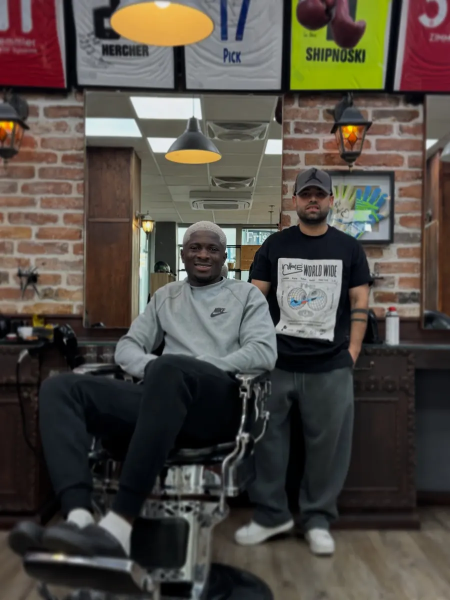
#> input picture design/original/gallery/blond.webp, 900 x 1200 px (shown at 1/2 size); its folder holds only this picture in this run
$ python grain.py
#> lines starting #> are read from the running program, lines starting #| are printed output that depends on the picture
"""Filmkorn auf die Website-Fotos rechnen.

Liest die unbearbeiteten Bilder aus design/original/ und schreibt die gekörnten Versionen
nach src/assets/. Galerie: Variante B (Film, ISO 800), alle anderen Fotos (Hero, Team,
Menü): Variante A (fein).

    pip install numpy pillow
    python3 scripts/grain.py
"""
from pathlib import Path

import numpy as np
from PIL import Image, ImageFilter

ROOT = Path(__file__).resolve().parent.parent
SRC = ROOT / 'design' / 'original'
DST = ROOT / 'src' / 'assets'

VARIANTS = {
    # fein & dezent
    'A': dict(amount=0.016, size=1.2),
    # Film, ISO 800: sichtbares, leicht farbiges Korn, etwas angehobenes Schwarz, leicht entsättigt
    'B': dict(amount=0.028, size=1.5, color=0.15, lift=0.03, contrast=1.05, sat=0.92),
}

def variant_for(rel):
    return 'B' if rel.startswith('gallery/') else 'A'


LUMA = np.array([0.2126, 0.7152, 0.0722], np.float32)


def noise(rng, h, w, size, color):
    """Gauß-Rauschen, auf Korngröße weichgezeichnet und wieder auf Standardabweichung 1 normiert."""
    def one():
        n = rng.normal(0, 1, (h, w)).astype(np.float32)
        if size > 1:
            im = Image.fromarray((n * 40 + 128).clip(0, 255).astype(np.uint8))
            n = (np.asarray(im.filter(ImageFilter.GaussianBlur(size * 0.5)), np.float32) - 128) / 40
            n /= n.std() + 1e-6
        return n

    mono = one()
    if not color:
        return np.stack([mono] * 3, -1)
    return np.stack([mono + color * one() for _ in range(3)], -1)


def grain(img, rng, amount, size, color=0.0, lift=0.0, contrast=1.0, sat=1.0):
#> called with amount = 0.028, size = 1.5, color = 0.15, lift = 0.03, contrast = 1.05, sat = 0.92
    a = np.asarray(img.convert('RGB'), np.float32) / 255
    h, w, _ = a.shape
#> h = 1200; w = 900
    a = (a - 0.5) * contrast + 0.5
    lum = a @ LUMA
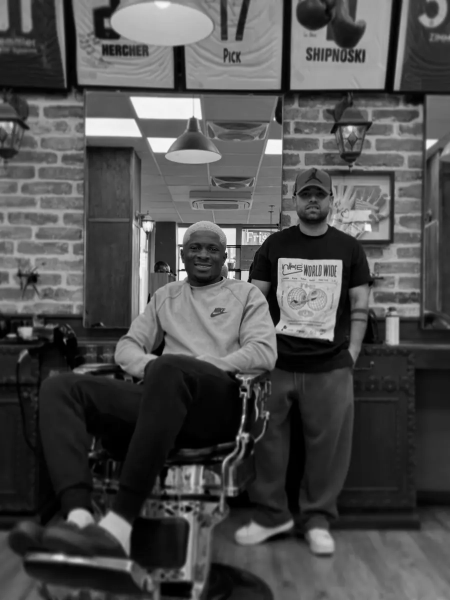
#> lum: shape (1200, 900) float32 (shown at 1/2 size); min -0.025, max 0.98, mean 0.284; drawn with min black and max white
    a = lum[..., None] + (a - lum[..., None]) * sat
    a = lift + a * (1 - lift)
    # Korn vor allem in den Mitteltönen, wie bei Film
    lum = np.clip(a @ LUMA, 0, 1)
    weight = 4 * lum * (1 - lum) + 0.35
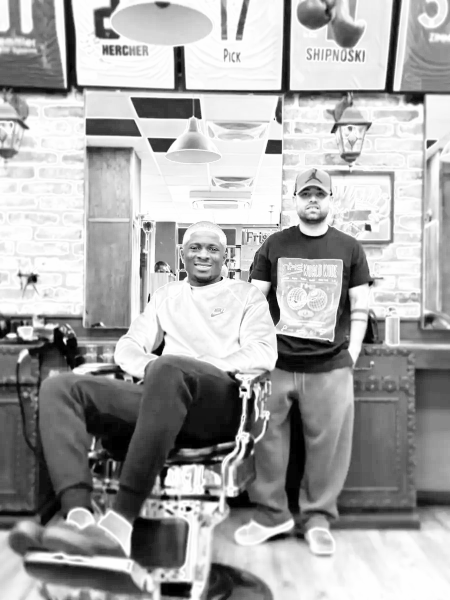
#> weight: shape (1200, 900) float32 (shown at 1/2 size); min 0.373, max 1.35, mean 1.02; drawn with min black and max white
    a = a + noise(rng, h, w, size, color) * amount * weight[..., None]
#> in one (call 2), `im = Image.fromarray((n * 40 + 128).clip(0, 255).astype(np.uint8))`:
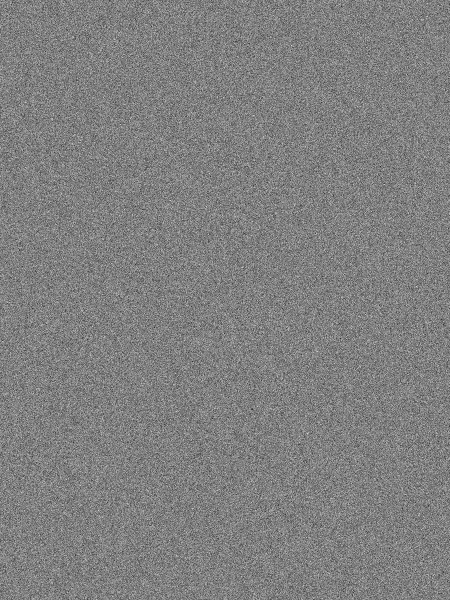
#> im: PIL image 900x1200 L (shown at 1/2 size); min 0, max 255, mean 127.5
#> in one (call 3), `n = rng.normal(0, 1, (h, w)).astype(np.float32)`:
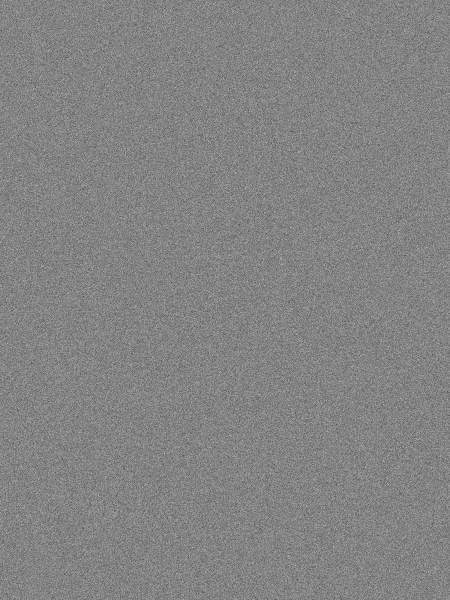
#> n: shape (1200, 900) float32 (shown at 1/2 size); min -5.36, max 5.03, mean 0.00148; drawn with min black and max white
#> in one (call 3), `n = (np.asarray(im.filter(ImageFilter.GaussianBlur(size * 0.5)), np.fl..`:
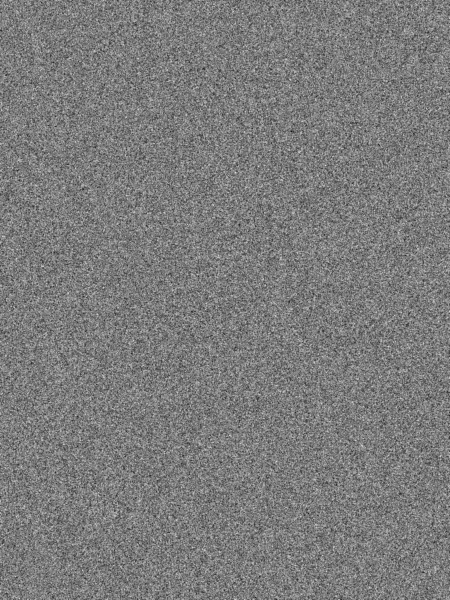
#> n: shape (1200, 900) float32 (shown at 1/2 size); min -1.83, max 1.9, mean -0.0134; drawn with min black and max white
#> in one (call 4), `im = Image.fromarray((n * 40 + 128).clip(0, 255).astype(np.uint8))`:
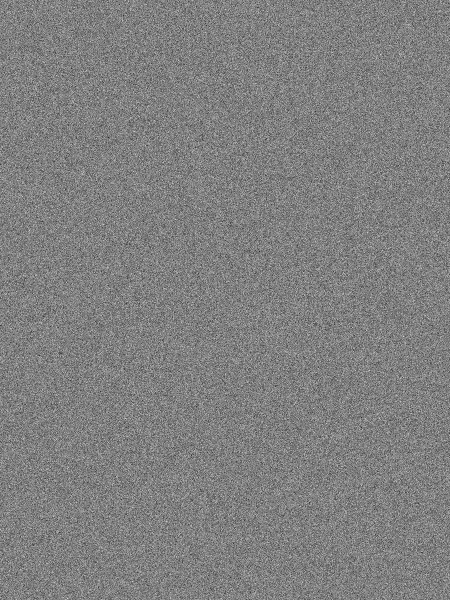
#> im: PIL image 900x1200 L (shown at 1/2 size); min 0, max 255, mean 127.6
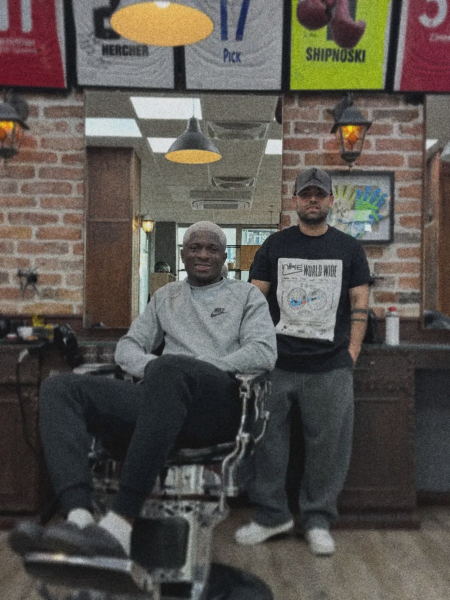
#> a: shape (1200, 900, 3) float32 (shown at 1/2 size); mean R, G, B 0.324, 0.302, 0.276; drawn with min black and max white
    return Image.fromarray((np.clip(a, 0, 1) * 255).astype(np.uint8))
#> returned value: PIL image 900x1200 RGB


def main():
    for i, src in enumerate(sorted(SRC.rglob('*.webp'))):
        rel = src.relative_to(SRC).as_posix()
        variant = variant_for(rel)
        out = grain(Image.open(src), np.random.default_rng(i + 1), **VARIANTS[variant])
        dst = DST / rel
        out.save(dst, 'WEBP', quality=82, method=6)
#> (the run stopped early here; a loop or call above may not have finished)

$ run again, on design/original/gallery/crew.webp
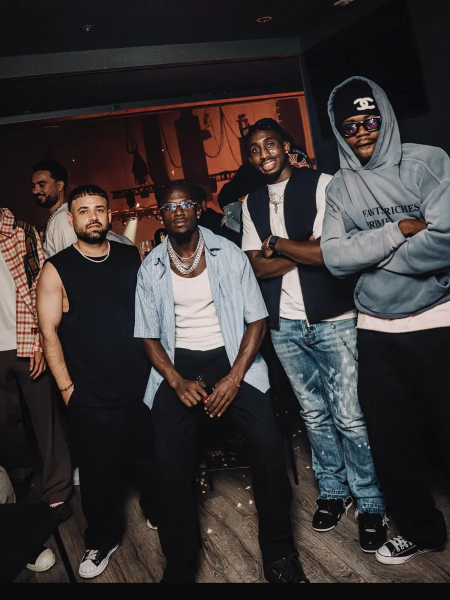
#> input picture design/original/gallery/crew.webp, 900 x 1200 px (shown at 1/2 size)
#> in grain, `lum = a @ LUMA`:
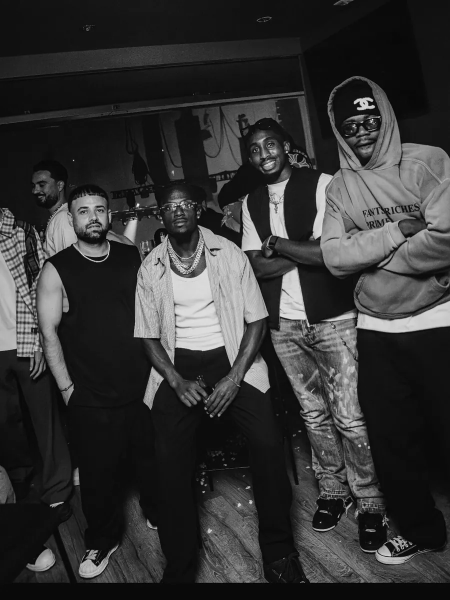
#> lum: shape (1200, 900) float32 (shown at 1/2 size); min -0.025, max 1.02, mean 0.194; drawn with min black and max white
#> in grain, `weight = 4 * lum * (1 - lum) + 0.35`:
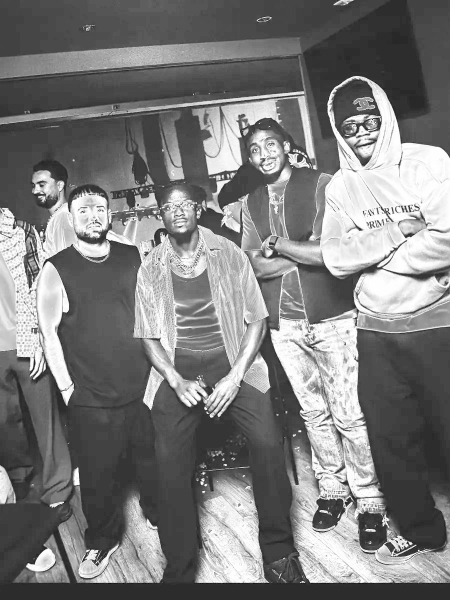
#> weight: shape (1200, 900) float32 (shown at 1/2 size); min 0.35, max 1.35, mean 0.838; drawn with min black and max white
